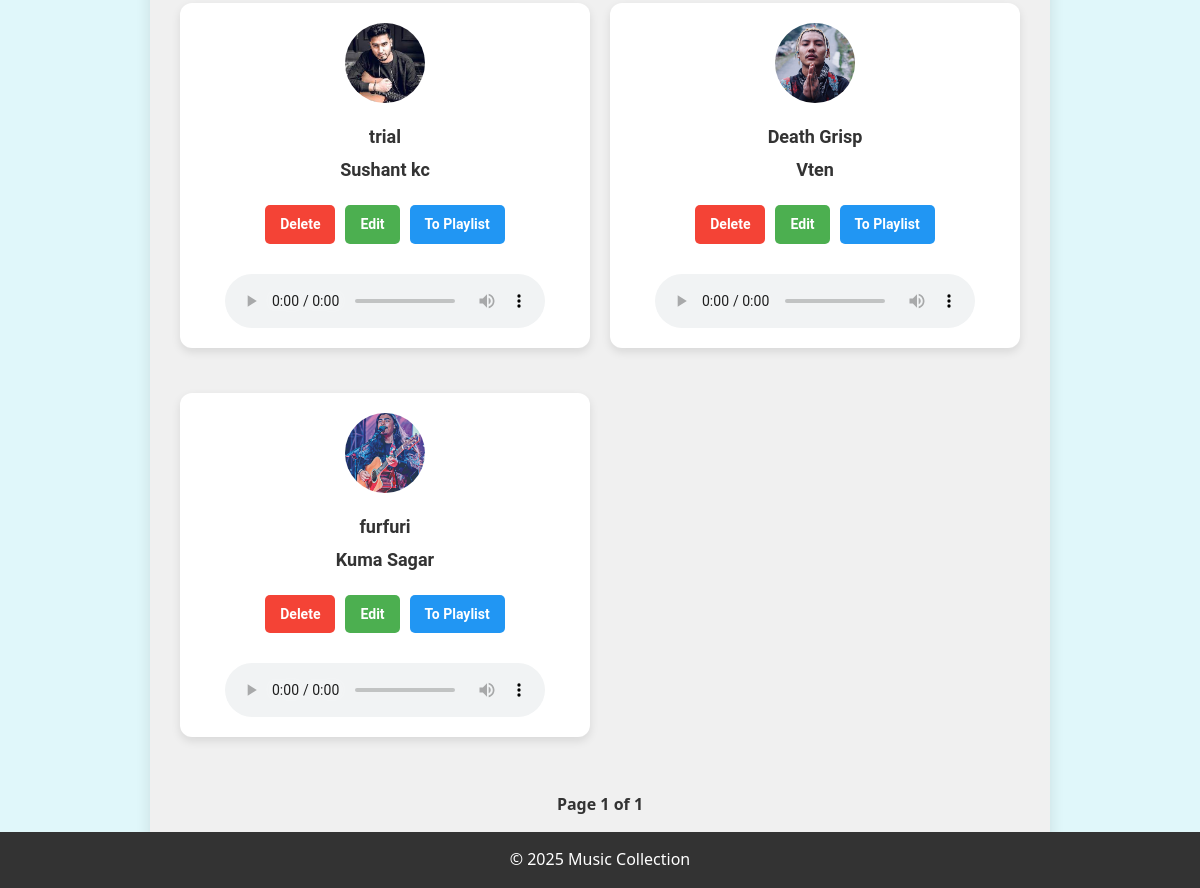
The page /index/ (signed in, lower part) on the database as committed earlier.
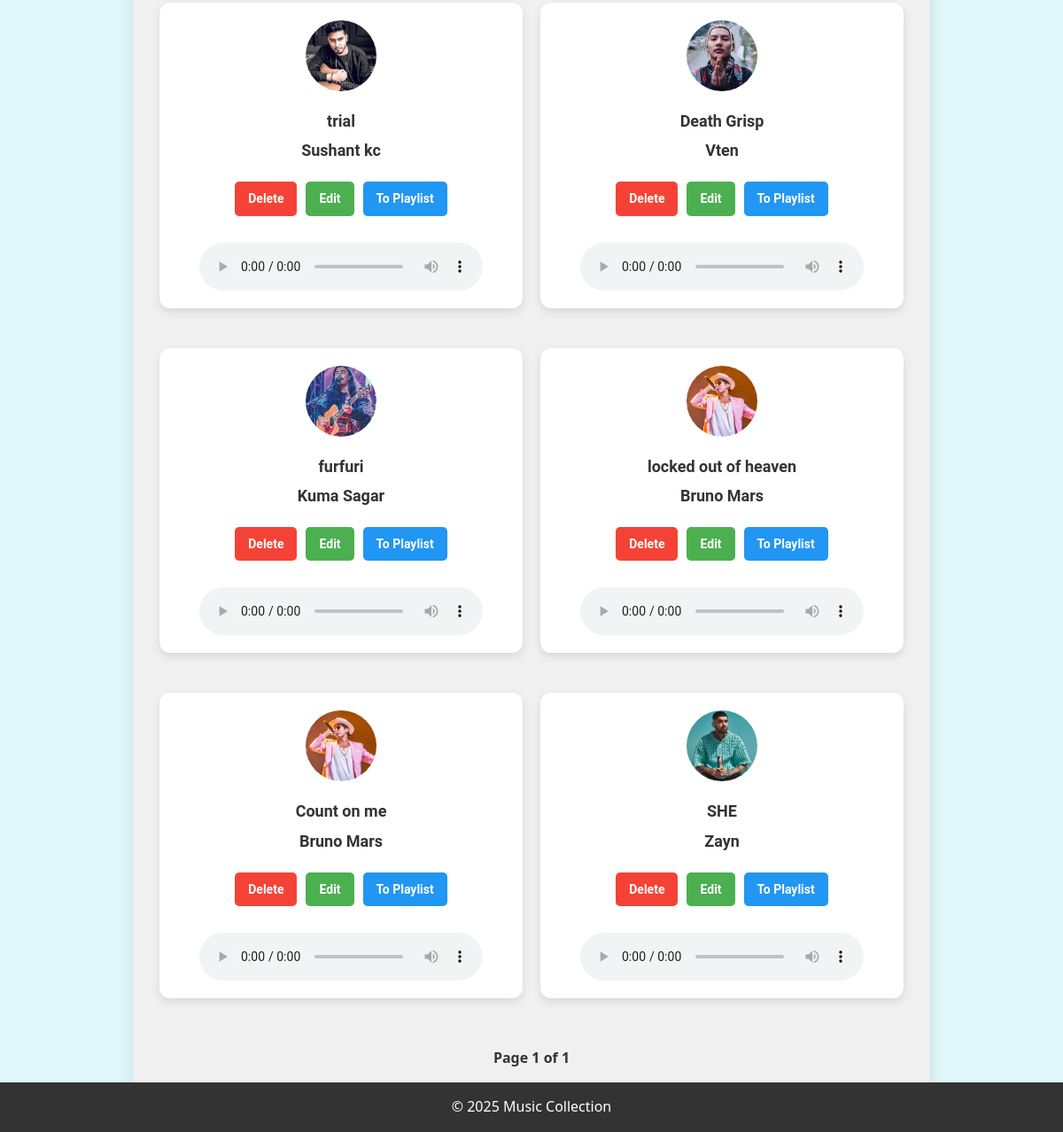
The same page on the database as committed later.
### apps/music/models.py (models this page shows, shortened)
class Music(models.Model):
    user = models.ForeignKey(User, on_delete=models.SET_NULL , null=True , blank=True)
    title = models.CharField(max_length=255)
    release_date = models.DateField(blank=True, null=True)
    duration = models.DurationField(blank=True, null=True)  # For song duration
    artist = models.ForeignKey(Artist, on_delete=models.CASCADE, related_name="songs")
    album = models.CharField(max_length=255, blank=True, null=True)
    genre = models.CharField(max_length=100, blank=True, null=True)
    audio = models.FileField(upload_to='music_audio/', validators=[FileExtensionValidator(allowed_extensions=['mp3', 'wav'])], blank=True, null=True)

class Artist(models.Model):
    user = models.ForeignKey(User, on_delete=models.SET_NULL , null=True , blank=True)
    name = models.CharField(max_length=255)
    genre = models.CharField(max_length=100, blank=True, null=True)
    debut_date = models.DateField(blank=True, null=True)
    bio = models.TextField(blank=True, null=True)
    image = models.ImageField(upload_to='artist_images/', blank=True, null=True)

### apps/music/views.py (the view)
# urls.py: path('index/', index.as_view(), name='index'),
class index(LoginRequiredMixin, ListView):
    model = Music
    template_name = 'music/index.html'
    context_object_name = 'music_list'
    paginate_by = 6  # Show 6 items per page
    def get_queryset(self):
        return Music.objects.all()
    def get_context_data(self, **kwargs):
        context = super().get_context_data(**kwargs)
        music = Music.objects.all()
        paginator = Paginator(music, self.paginate_by)
        page_number = self.request.GET.get('page')
        page_obj = paginator.get_page(page_number)
        context['music_list'] = page_obj  # Pass paginated music list
        context['total_records'] = paginator.count  # Total music records
        context['total_pages'] = paginator.num_pages  # Total pages
        context['current_page'] = page_obj.number  # Current page
        context['has_previous'] = page_obj.has_previous()  # If previous page exists
        context['has_next'] = page_obj.has_next()  # If next page exists
        return context

### templates/music/index.html (shortened to what this page needs)
    {% extends 'base/base.html' %}
    {% block content %}
        <section class="music-section">
            <ul class="music-list">
                {% for music in music_list %}
                    <li class="music-item">
                        {% if music.artist.image %}
                            <img src="{{ music.artist.image.url }}" alt="{{ music.artist.name }}" class="artist-image">
                        {% else %}
                            <span class="no-image">No image</span>
                        {% endif %}
                        <div class="music-details">
                            <a href="{% url 'music-detail' music.id %}" class="music-title">{{ music.title }}</a>
                            <a href="{% url 'artist-detail' music.artist.id %}" class="artist-name">{{ music.artist.name }}</a>
                        </div>
                        <div class="music-actions">
                            <a href="{% url 'delete' music.id %}" class="action-btn delete-btn">Delete</a>
                            <a href="{% url 'update' music.id %}" class="action-btn edit-btn">Edit</a>
                            <a href="{% url 'add_to_playlist' music.id user.id %}" class="action-btn playlist-btn">To Playlist</a>
                        </div>
                        {% if music.audio %}
                        <audio controls class="audio-player" onplay="pauseOtherAudio(this)">
                            <source src="{{ music.audio.url }}" type="audio/mpeg">
                        </audio>
                    {% else %}
                        <p class="no-audio">No audio available</p>
                    {% endif %}
                    </li>
                {% empty %}
                    <p class="no-music">No music records available.</p>
                {% endfor %}
            </ul>
            <div class="pagination">
                <span class="current-page">Page {{ current_page }} of {{ total_pages }}</span>
            </div>
        </section>
        <footer class="footer">
            <p>&copy; 2025 Music Collection</p>
        </footer>
    {% endblock %}

### templates/base/base.html (shortened to what this page needs)
{% load static %}
<!DOCTYPE html>
<html lang="en">
<head>
    <link rel="stylesheet" href="{% static 'css/style.css' %}">
</head>
<body>
    <div class="container full">
      {% block content %} {% endblock %}
    </div>
</body>
</html>

### static/css/style.css (style rules this page uses)
* { margin: 0; padding: 0; box-sizing: border-box; }
body { font-family: 'Segoe UI', Tahoma, Geneva, Verdana, sans-serif; background: #e0f7fa; color: #333; line-height: 1.6; }
section { margin: 40px auto; max-width: 900px; padding: 30px; background-color: white; border-radius: 12px; box-shadow: 0 8px 15px rgba(0, 0, 0, 0.1); transition: transform 0.3s ease; }
ul { list-style-type: none; padding: 0; }
ul li { background: #9b59b6; border-radius: 10px; margin-bottom: 25px; padding: 20px; box-shadow: 0 4px 6px rgba(0, 0, 0, 0.2); transition: transform 0.3s ease, box-shadow 0.3s ease; }
ul li a { text-decoration: none; color: #fff; font-weight: bold; font-size: 1.3rem; display: block; margin-bottom: 10px; transition: color 0.3s ease; }
footer { text-align: center; padding: 20px; background-color: #2c3e50; color: white; position: fixed; width: 100%; bottom: 0; }
footer p { font-size: 1rem; }
.delete-btn { color: white; background-color: red; border-radius: 4px; padding: 6px 12px; font-size: 14px; text-decoration: none; display: inline-block; text-align: center; border: none; cursor: pointer; transition: background-color 0.3s ease; }

### templates/music/index.html (style rules this page uses)
.pagination { display: flex; justify-content: center; align-items: center; margin-top: 30px; }
.current-page { font-size: 16px; font-weight: bold; margin: 0 10px; color: #333; }
.music-section { padding: 30px; background-color: #f0f0f0; }
.music-list { display: grid; grid-template-columns: repeat(auto-fill, minmax(280px, 1fr)); gap: 20px; list-style-type: none; padding: 0; margin: 0; }
.music-item { background-color: #fff; border-radius: 12px; box-shadow: 0 4px 10px rgba(0, 0, 0, 0.1); padding: 20px; display: flex; flex-direction: column; align-items: center; transition: all 0.3s ease; font-family: 'Roboto', sans-serif; }
.artist-image { width: 80px; height: 80px; border-radius: 50%; object-fit: cover; margin-bottom: 20px; transition: transform 0.3s ease; }
.music-details { text-align: center; margin-bottom: 15px; }
.music-title, .artist-name { font-size: 18px; font-weight: bold; text-decoration: none; color: #333; display: block; margin-bottom: 5px; transition: color 0.3s ease; }
.music-actions { display: flex; gap: 10px; margin-bottom: 10px; }
.action-btn { padding: 8px 15px; border-radius: 5px; text-decoration: none; font-size: 14px; font-weight: 600; color: white; transition: background-color 0.3s ease; display: inline-block; }
.delete-btn { background-color: #f44336; }
.edit-btn { background-color: #4caf50; }
.playlist-btn { background-color: #2196f3; }
.audio-player { width: 100%; max-width: 320px; margin-top: 10px; }
.footer { text-align: center; padding: 15px 0; background-color: #333; color: white; font-size: 14px; }
.footer p { margin: 0; }

Rows that differ between the two databases and show on the page:
added Music: artist.image (picture), title "locked out of heaven", artist.name "Bruno Mars"
added Music: artist.image (picture), title "Count on me", artist.name "Bruno Mars"
added Music: artist.image (picture), title "SHE", artist.name "Zayn"
